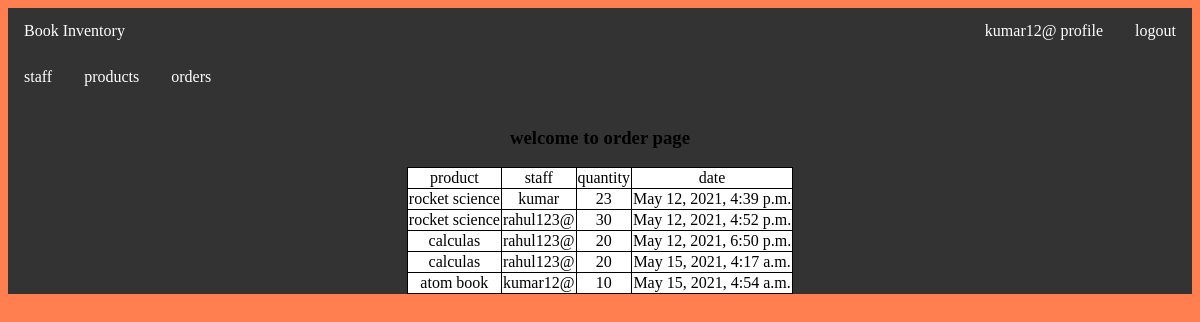
Screenshot of /order/ (signed in) with the database file from the repository.
### app1/models.py (models this page shows, shortened)
class Order(models.Model):
    product=models.ForeignKey(Product,on_delete=models.CASCADE,null=True)
    staff=models.ForeignKey(User,on_delete=models.CASCADE,null=True)
    order_quantity=models.PositiveIntegerField()
    date=models.DateTimeField(auto_now_add=True)

class Product(models.Model):
    CATOGORY = (("sciencebook", "sciencebook"), ("mathbook", "mathbook"), ("english", "english"))
    name = models.CharField(max_length=20,null=True)
    catogory = models.CharField(max_length=20, choices=CATOGORY,null= True)
    quantity = models.PositiveIntegerField(null=True)

### app1/views.py (the view)
# urls.py: path('order/', views.order, name="order_page"),
@login_required
def order(request):
    order = Order.objects.all()
    context={
      "order":order
    }
    return render(request,"app1/order.html",context)

### templates/app1/order.html (shortened to what this page needs)
{% extends "navebar/base.html" %}
{% load static %}
    {% block content %}
    <br><br><br> <h3>  welcome to order page</h3>
    <div class="order">
        <br>
      <table  bgcolor="white">
       <tr>
    <td>product</td>
    <td>staff</td>
    <td>quantity</td>
    <td>date</td>
  </tr>
  <tr>
      {% for or in order %}
<link rel="stylesheet" type="text/css" href="{% static 'css/ss.css' %}">
    <td>{{or.product.name}} </td>
    <td>{{or.staff.username}}</td>
    <td>{{or.order_quantity}}</td>
    <td>{{or.date}}</td>
    </tr>
 {% endfor %}
      </table>
</div>
    {% endblock %}

### templates/navebar/nav.html (shortened to what this page needs)
<!DOCTYPE html>
<html>
<head>
</head>
<body>
<ul>
  <li><a class="active" href="{% url  "index_page" %}">Book Inventory</a></li>
  {%  if user.is_authenticated    %}
  <li style="float:right"><a href="{% url "user-logout"%}">logout</a></li>
  <li style="float:right"><a href="{% url "user-profile"%}">{{ user.get_username }} profile</a></li>
  {%  else  %}
  <li style="float:right"><a href="{% url "user-register" %}">signup</a></li>
  <li style="float:right" ><a href="{% url "user-login"%}">signin</a></li>
  {% endif   %}
</ul>
</body>
</html>

### static/css/ss.css (style rules this page uses)
ul { list-style-type: none; margin: 0; padding: 0; overflow: hidden; background-color: #333; }
li { float: left; }
li a { display: block; color: white; text-align: center; padding: 14px 16px; text-decoration: none; }
.order { display: flex; justify-content: center; }
body { background-color: coral; }

### templates/navebar/nav.html (style rules this page uses)
ul { list-style-type: none; margin: 0; padding: 0; overflow: hidden; background-color: #333; }
li { float: left; }
li a { display: block; color: white; text-align: center; padding: 14px 16px; text-decoration: none; }

### templates/app1/order.html (style rules this page uses)
div { text-align: center; }
table, th, td { margin-left: auto; margin-right: auto; border: 1px solid black; border-collapse: collapse; }

### rows the page displays
Order: product.name "rocket science", staff.username "kumar", order_quantity "23", date "May 12, 2021, 4:39 p.m."
Order: product.name "rocket science", staff.username "rahul123@", order_quantity "30", date "May 12, 2021, 4:52 p.m."
Order: product.name "calculas", staff.username "rahul123@", order_quantity "20", date "May 12, 2021, 6:50 p.m."
Order: product.name "calculas", staff.username "rahul123@", order_quantity "20", date "May 15, 2021, 4:17 a.m."
Order: product.name "atom book", staff.username "kumar12@", order_quantity "10", date "May 15, 2021, 4:54 a.m."

### other values shown
{{ user.get_username }} "kumar12@"
